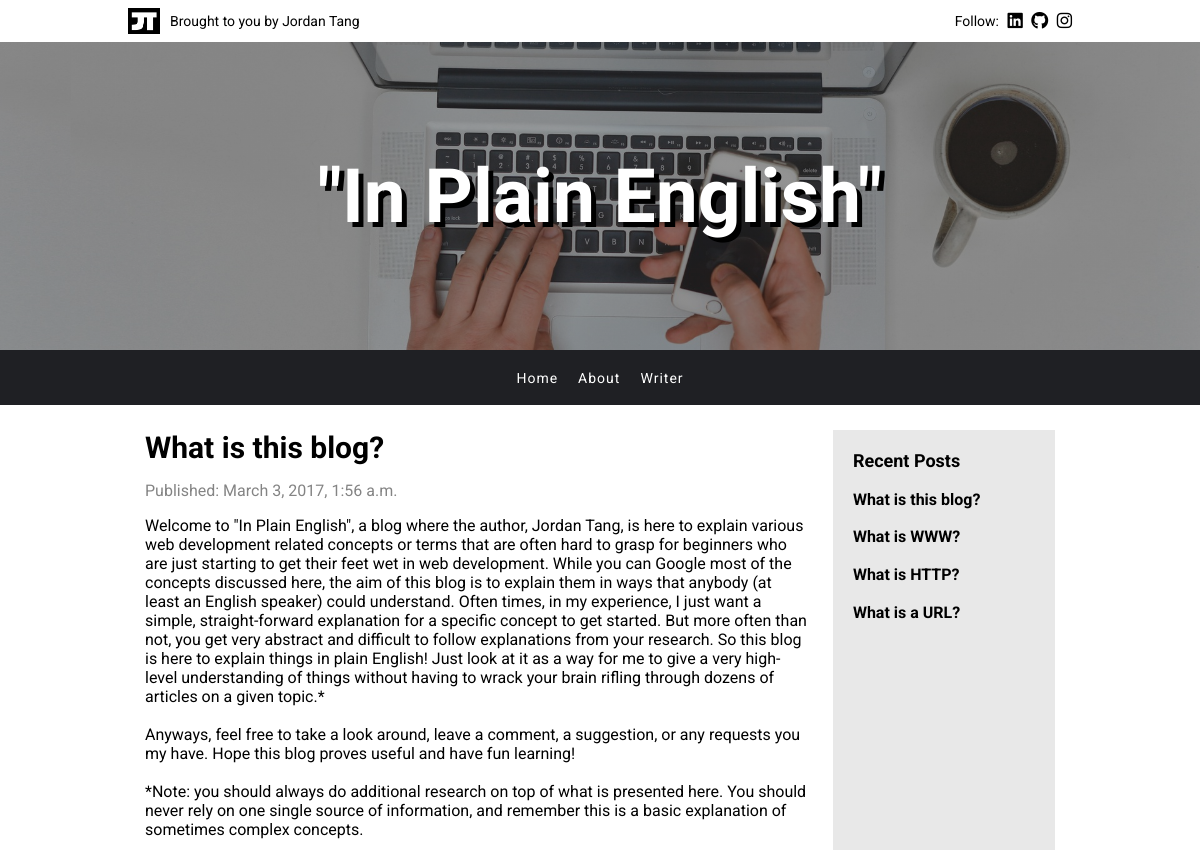
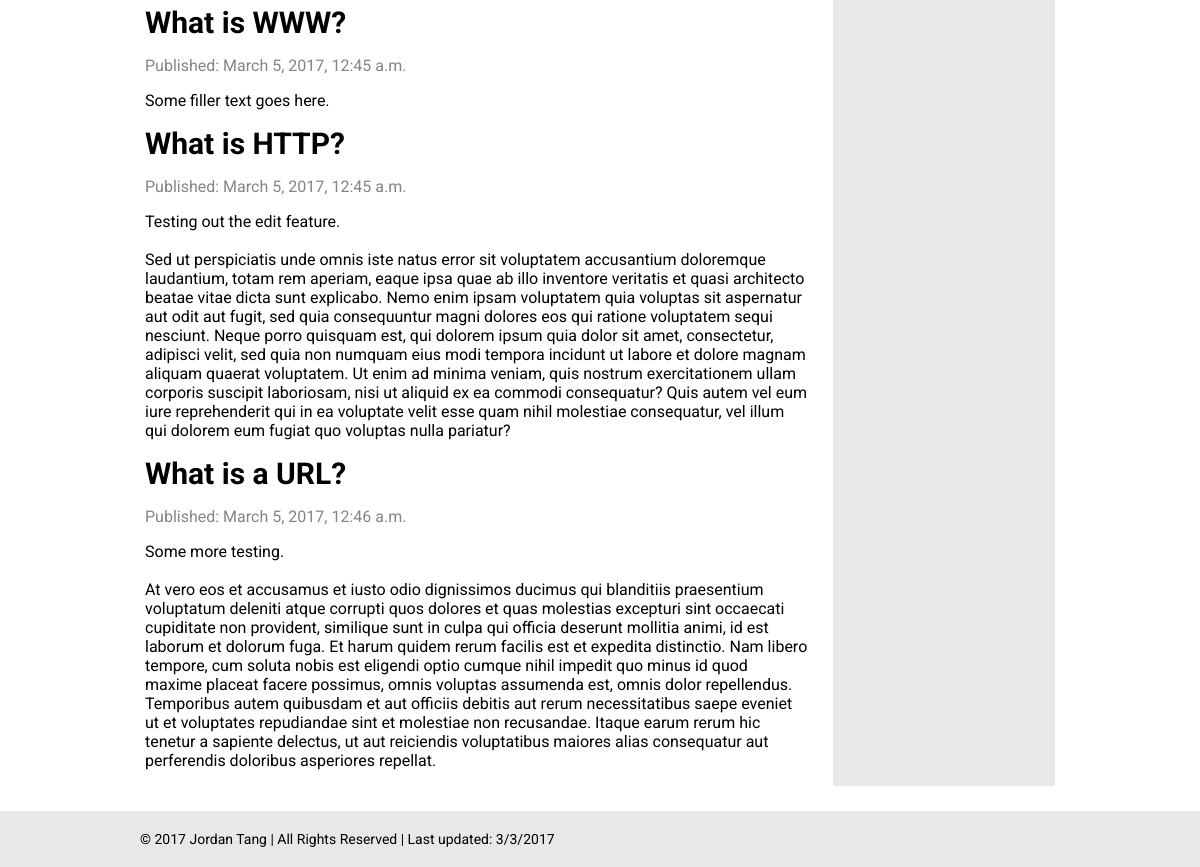
Before: / with the older database file (2 pictures, top to bottom).
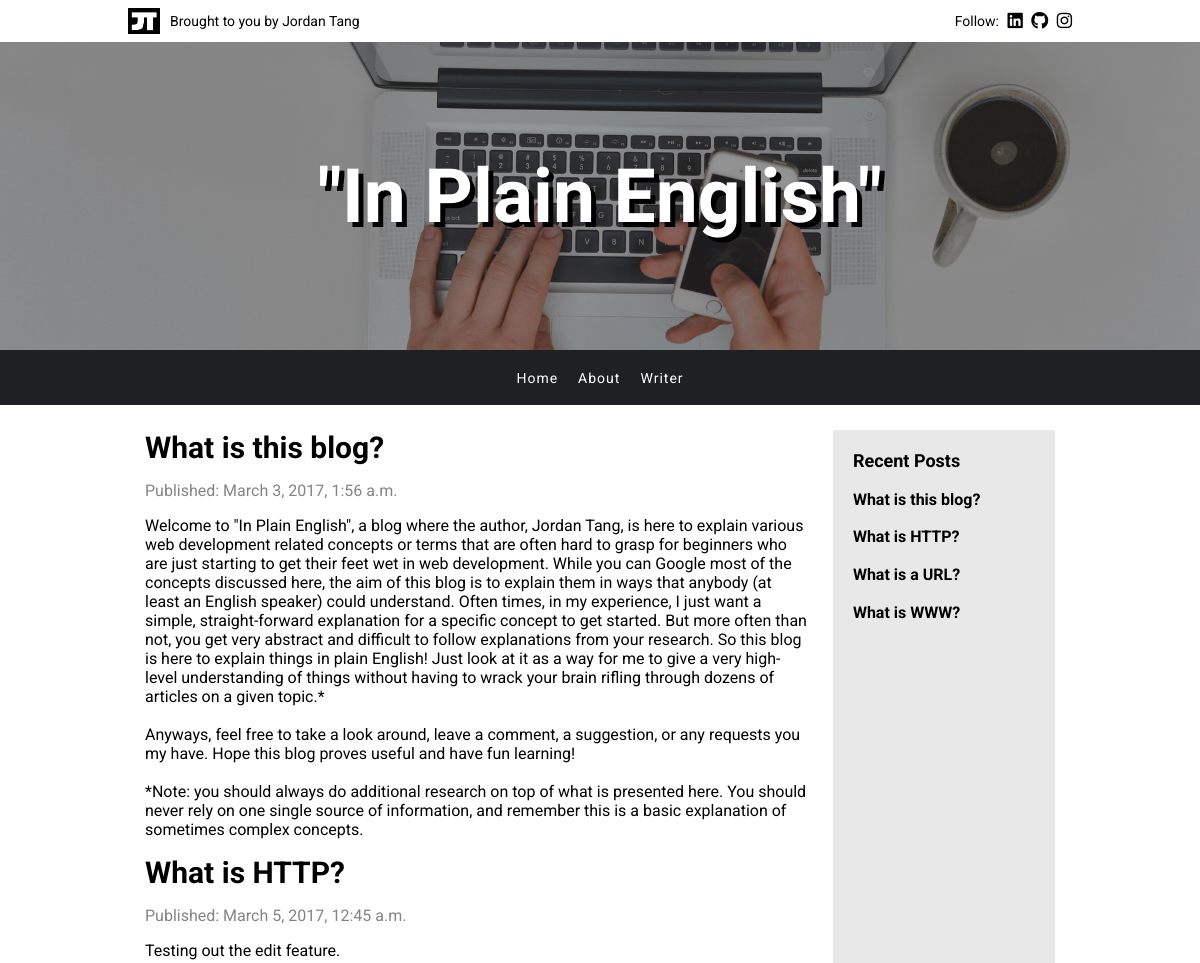
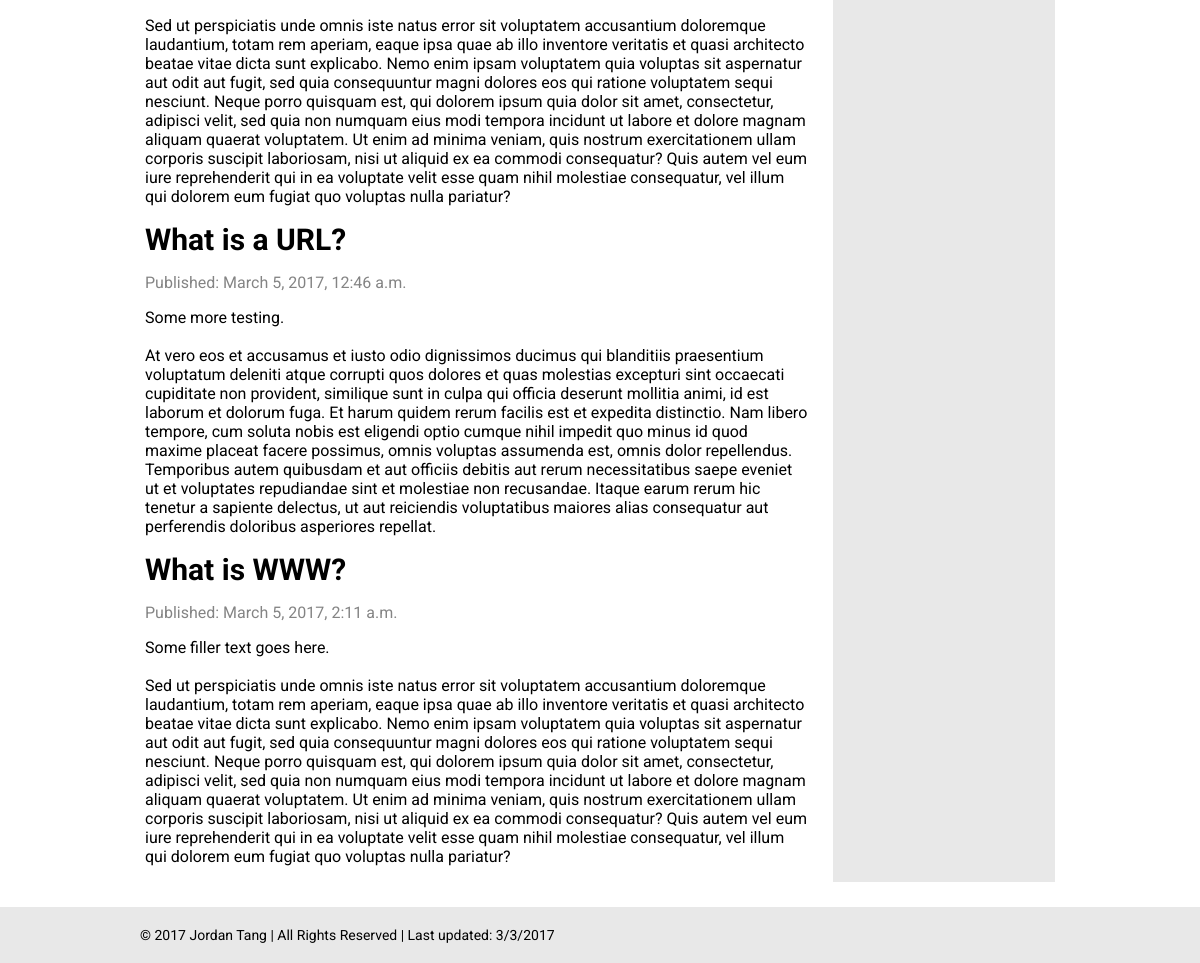
After: the same page with the newer database file (2 pictures, top to bottom).
### app/models.py (models this page shows, shortened)
class Post(models.Model):
    author = models.ForeignKey('auth.User')
    title = models.CharField(max_length=200)
    text = models.TextField()
    created_date = models.DateTimeField(
        default=timezone.now)
    published_date = models.DateTimeField(
        blank=True, null=True)

### app/views.py (the view)
# urls.py: url(r'^$', views.post_list, name='post_list'),
def post_list(request):
    posts = Post.objects.filter(published_date__lte=timezone.now()).order_by('published_date')
    return render(request, 'app/post_list.html', {'posts': posts})

### app/templates/app/post_list.html
{% extends 'app/base.html' %}
{% block content %}
    <div class="container">
        <div class="row home">
            <div class="col-9 posts">
                {% for post in posts %}
                    <h2><a href="{% url 'post_detail' pk=post.pk %}">{{ post.title }}</a></h2>
                    <p class="subtext">Published: {{ post.published_date }}</p>
                    <p>{{ post.text|linebreaksbr }}</p>
                {% endfor %}
            </div>
            <div class="col-3 recent-nav">
                <h2>Recent Posts</h2>
                {% for post in posts %}
                    <h3><a href="{% url 'post_detail' pk=post.pk %}">{{ post.title }}</a></h3>
                {% endfor %}
            </div>
        </div>
    </div>
{% endblock %}

Changed rows visible on the page:
changed Post "What is WWW?": published_date "March 5, 2017, 12:45 a.m." → "March 5, 2017, 2:11 a.m."; text "Some filler text goes here." → "Some filler text goes here. Sed ut perspiciatis unde omnis iste natus error sit voluptatem accusantium doloremque laudantium, totam rem aperiam, eaque ipsa quae ab illo inventore veritatis et quasi architecto beatae vitae dicta sunt explicabo. Nemo enim ipsam voluptatem quia voluptas sit aspernatur aut odit aut fugit, sed quia consequuntur magni dolores eos qui ratione voluptatem sequi nesciunt. Neque porro quisquam est, qui dolorem ipsum quia dolor sit amet, consectetur, adipisci velit, sed quia non numquam eius modi tempora incidunt ut labore et dolore magnam aliquam quaerat voluptatem. Ut enim ad minima veniam, quis nostrum exercitationem ullam corporis suscipit laboriosam, nisi ut…"; moves down the list
